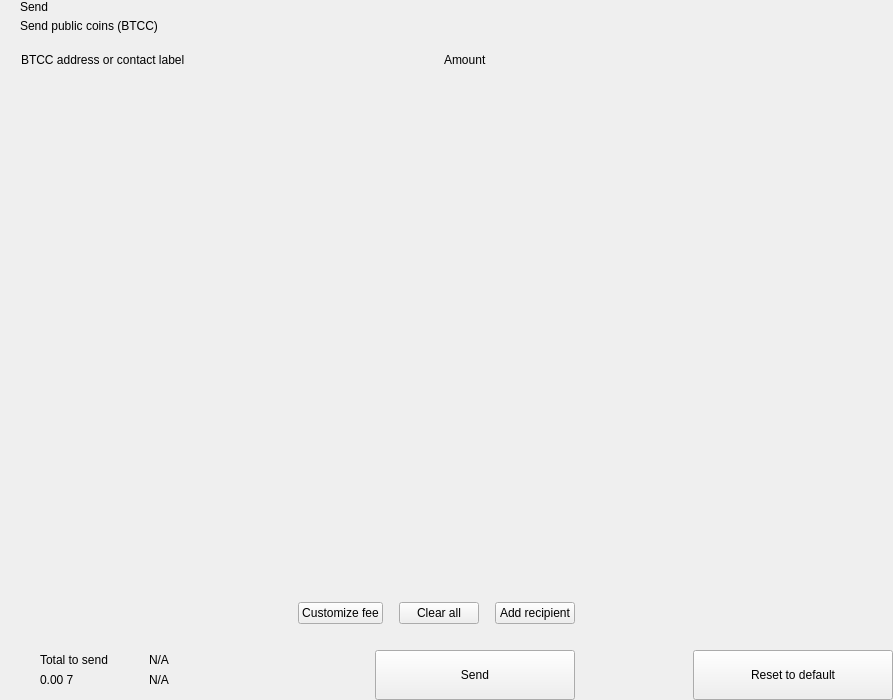
<?xml version="1.0" encoding="UTF-8"?>
<ui version="4.0">
 <class>send</class>
 <widget class="QWidget" name="send">
  <property name="geometry">
   <rect>
    <x>0</x>
    <y>0</y>
    <width>893</width>
    <height>700</height>
   </rect>
  </property>
  <property name="windowTitle">
   <string>Form</string>
  </property>
  <layout class="QHBoxLayout" name="horizontalLayout_2" stretch="2,1">
   <property name="spacing">
    <number>0</number>
   </property>
   <property name="leftMargin">
    <number>0</number>
   </property>
   <property name="topMargin">
    <number>0</number>
   </property>
   <property name="rightMargin">
    <number>0</number>
   </property>
   <property name="bottomMargin">
    <number>0</number>
   </property>
   <item>
    <widget class="QWidget" name="left" native="true">
     <layout class="QVBoxLayout" name="verticalLayout_3">
      <property name="spacing">
       <number>0</number>
      </property>
      <property name="leftMargin">
       <number>0</number>
      </property>
      <property name="topMargin">
       <number>0</number>
      </property>
      <property name="rightMargin">
       <number>0</number>
      </property>
      <property name="bottomMargin">
       <number>0</number>
      </property>
      <item>
       <layout class="QVBoxLayout" name="verticalLayout_22" stretch="0,0,0,1,0,0,0,0">
        <property name="spacing">
         <number>0</number>
        </property>
        <item>
         <layout class="QHBoxLayout" name="horizontalLayout_3">
          <property name="spacing">
           <number>0</number>
          </property>
          <property name="leftMargin">
           <number>20</number>
          </property>
          <property name="rightMargin">
           <number>20</number>
          </property>
          <item>
           <layout class="QVBoxLayout" name="verticalLayout">
            <property name="spacing">
             <number>5</number>
            </property>
            <item>
             <widget class="QLabel" name="labelTitle">
              <property name="text">
               <string>Send</string>
              </property>
              <property name="alignment">
               <set>Qt::AlignLeading|Qt::AlignLeft|Qt::AlignVCenter</set>
              </property>
             </widget>
            </item>
            <item>
             <widget class="QLabel" name="labelSubtitle1">
              <property name="text">
               <string>Send public coins (BTCC)</string>
              </property>
             </widget>
            </item>
           </layout>
          </item>
          <item>
           <spacer name="horizontalSpacer">
            <property name="orientation">
             <enum>Qt::Horizontal</enum>
            </property>
            <property name="sizeHint" stdset="0">
             <size>
              <width>40</width>
              <height>20</height>
             </size>
            </property>
           </spacer>
          </item>
         </layout>
        </item>
        <item>
         <spacer name="verticalSpacer_2">
          <property name="orientation">
           <enum>Qt::Vertical</enum>
          </property>
          <property name="sizeType">
           <enum>QSizePolicy::Fixed</enum>
          </property>
          <property name="sizeHint" stdset="0">
           <size>
            <width>20</width>
            <height>20</height>
           </size>
          </property>
         </spacer>
        </item>
        <item>
         <layout class="QHBoxLayout" name="horizontalLayout" stretch="6,0,2">
          <property name="spacing">
           <number>0</number>
          </property>
          <property name="leftMargin">
           <number>10</number>
          </property>
          <property name="topMargin">
           <number>0</number>
          </property>
          <property name="rightMargin">
           <number>20</number>
          </property>
          <property name="bottomMargin">
           <number>0</number>
          </property>
          <item>
           <widget class="QLabel" name="labelSubtitleAddress">
            <property name="styleSheet">
             <string notr="true">margin-left:8px;</string>
            </property>
            <property name="text">
             <string>BTCC address or contact label</string>
            </property>
           </widget>
          </item>
          <item>
           <spacer name="horizontalSpacer_3">
            <property name="orientation">
             <enum>Qt::Horizontal</enum>
            </property>
            <property name="sizeType">
             <enum>QSizePolicy::Fixed</enum>
            </property>
            <property name="sizeHint" stdset="0">
             <size>
              <width>40</width>
              <height>1</height>
             </size>
            </property>
           </spacer>
          </item>
          <item>
           <widget class="QLabel" name="labelSubtitleAmount">
            <property name="text">
             <string>Amount</string>
            </property>
           </widget>
          </item>
         </layout>
        </item>
        <item>
         <widget class="QScrollArea" name="scrollArea">
          <property name="minimumSize">
           <size>
            <width>0</width>
            <height>350</height>
           </size>
          </property>
          <property name="styleSheet">
           <string notr="true">#scrollArea {
            background:transparent;
            margin-top:10px;
}</string>
          </property>
          <property name="horizontalScrollBarPolicy">
           <enum>Qt::ScrollBarAlwaysOff</enum>
          </property>
          <property name="sizeAdjustPolicy">
           <enum>QAbstractScrollArea::AdjustIgnored</enum>
          </property>
          <property name="widgetResizable">
           <bool>true</bool>
          </property>
          <property name="alignment">
           <set>Qt::AlignLeading|Qt::AlignLeft|Qt::AlignTop</set>
          </property>
          <widget class="QWidget" name="scrollAreaWidgetContents">
           <property name="geometry">
            <rect>
             <x>0</x>
             <y>0</y>
             <width>591</width>
             <height>16</height>
            </rect>
           </property>
           <property name="sizePolicy">
            <sizepolicy hsizetype="Preferred" vsizetype="Maximum">
             <horstretch>0</horstretch>
             <verstretch>0</verstretch>
            </sizepolicy>
           </property>
           <property name="autoFillBackground">
            <bool>false</bool>
           </property>
           <property name="styleSheet">
            <string notr="true">#scrollAreaWidgetContents {
             background:transparent;
             }</string>
           </property>
           <layout class="QVBoxLayout" name="verticalLayout_7">
            <property name="spacing">
             <number>0</number>
            </property>
            <property name="sizeConstraint">
             <enum>QLayout::SetDefaultConstraint</enum>
            </property>
            <property name="leftMargin">
             <number>0</number>
            </property>
            <property name="topMargin">
             <number>0</number>
            </property>
            <property name="rightMargin">
             <number>0</number>
            </property>
            <property name="bottomMargin">
             <number>0</number>
            </property>
           </layout>
          </widget>
         </widget>
        </item>
        <item>
         <spacer name="verticalSpacer_4">
          <property name="orientation">
           <enum>Qt::Vertical</enum>
          </property>
          <property name="sizeType">
           <enum>QSizePolicy::Fixed</enum>
          </property>
          <property name="sizeHint" stdset="0">
           <size>
            <width>20</width>
            <height>20</height>
           </size>
          </property>
         </spacer>
        </item>
        <item>
         <layout class="QHBoxLayout" name="horizontalLayout_20">
          <property name="spacing">
           <number>6</number>
          </property>
          <property name="leftMargin">
           <number>20</number>
          </property>
          <property name="rightMargin">
           <number>20</number>
          </property>
          <item>
           <spacer name="horizontalSpacer_4">
            <property name="orientation">
             <enum>Qt::Horizontal</enum>
            </property>
            <property name="sizeHint" stdset="0">
             <size>
              <width>10</width>
              <height>20</height>
             </size>
            </property>
           </spacer>
          </item>
          <item>
           <widget class="QPushButton" name="pushButtonFee">
            <property name="focusPolicy">
             <enum>Qt::NoFocus</enum>
            </property>
            <property name="text">
             <string>Customize fee</string>
            </property>
           </widget>
          </item>
          <item>
           <spacer name="horizontalSpacer_11">
            <property name="orientation">
             <enum>Qt::Horizontal</enum>
            </property>
            <property name="sizeType">
             <enum>QSizePolicy::Minimum</enum>
            </property>
            <property name="sizeHint" stdset="0">
             <size>
              <width>10</width>
              <height>20</height>
             </size>
            </property>
           </spacer>
          </item>
          <item>
           <widget class="QPushButton" name="pushButtonClear">
            <property name="focusPolicy">
             <enum>Qt::NoFocus</enum>
            </property>
            <property name="layoutDirection">
             <enum>Qt::RightToLeft</enum>
            </property>
            <property name="text">
             <string>Clear all</string>
            </property>
           </widget>
          </item>
          <item>
           <spacer name="horizontalSpacer_6">
            <property name="orientation">
             <enum>Qt::Horizontal</enum>
            </property>
            <property name="sizeType">
             <enum>QSizePolicy::Fixed</enum>
            </property>
            <property name="sizeHint" stdset="0">
             <size>
              <width>10</width>
              <height>20</height>
             </size>
            </property>
           </spacer>
          </item>
          <item>
           <widget class="QPushButton" name="pushButtonAddRecipient">
            <property name="focusPolicy">
             <enum>Qt::NoFocus</enum>
            </property>
            <property name="text">
             <string>Add recipient</string>
            </property>
           </widget>
          </item>
         </layout>
        </item>
        <item>
         <spacer name="verticalSpacer">
          <property name="orientation">
           <enum>Qt::Vertical</enum>
          </property>
          <property name="sizeType">
           <enum>QSizePolicy::Fixed</enum>
          </property>
          <property name="sizeHint" stdset="0">
           <size>
            <width>20</width>
            <height>16</height>
           </size>
          </property>
         </spacer>
        </item>
        <item>
         <layout class="QHBoxLayout" name="horizontalLayout_7">
          <property name="rightMargin">
           <number>20</number>
          </property>
          <item>
           <layout class="QHBoxLayout" name="horizontalLayout_10">
            <property name="spacing">
             <number>0</number>
            </property>
            <property name="leftMargin">
             <number>8</number>
            </property>
            <item>
             <widget class="QStackedWidget" name="stackedWidget">
              <property name="minimumSize">
               <size>
                <width>0</width>
                <height>60</height>
               </size>
              </property>
              <property name="maximumSize">
               <size>
                <width>16777215</width>
                <height>60</height>
               </size>
              </property>
              <widget class="QWidget" name="page1">
               <layout class="QVBoxLayout" name="verticalLayout_71" stretch="0">
                <property name="spacing">
                 <number>6</number>
                </property>
                <property name="leftMargin">
                 <number>12</number>
                </property>
                <property name="topMargin">
                 <number>0</number>
                </property>
                <property name="rightMargin">
                 <number>0</number>
                </property>
                <property name="bottomMargin">
                 <number>0</number>
                </property>
                <item>
                 <widget class="QWidget" name="coinWidget" native="true">
                  <property name="minimumSize">
                   <size>
                    <width>0</width>
                    <height>60</height>
                   </size>
                  </property>
                  <property name="maximumSize">
                   <size>
                    <width>16777215</width>
                    <height>60</height>
                   </size>
                  </property>
                  <layout class="QHBoxLayout" name="horizontalLayout_9">
                   <property name="spacing">
                    <number>0</number>
                   </property>
                   <property name="leftMargin">
                    <number>20</number>
                   </property>
                   <property name="topMargin">
                    <number>10</number>
                   </property>
                   <property name="rightMargin">
                    <number>20</number>
                   </property>
                   <property name="bottomMargin">
                    <number>10</number>
                   </property>
                   <item>
                    <layout class="QVBoxLayout" name="verticalSend">
                     <property name="spacing">
                      <number>0</number>
                     </property>
                     <item>
                      <widget class="QLabel" name="labelTitleTotalSend">
                       <property name="text">
                        <string>Total to send</string>
                       </property>
                      </widget>
                     </item>
                     <item>
                      <widget class="QLabel" name="labelAmountSend">
                       <property name="text">
                        <string notr="true">0.00 7</string>
                       </property>
                      </widget>
                     </item>
                    </layout>
                   </item>
                   <item>
                    <spacer name="horizontalSpacer_9">
                     <property name="orientation">
                      <enum>Qt::Horizontal</enum>
                     </property>
                     <property name="sizeType">
                      <enum>QSizePolicy::Fixed</enum>
                     </property>
                     <property name="sizeHint" stdset="0">
                      <size>
                       <width>20</width>
                       <height>20</height>
                      </size>
                     </property>
                    </spacer>
                   </item>
                   <item>
                    <widget class="QLabel" name="labelLine">
                     <property name="minimumSize">
                      <size>
                       <width>1</width>
                       <height>0</height>
                      </size>
                     </property>
                     <property name="maximumSize">
                      <size>
                       <width>1</width>
                       <height>16777215</height>
                      </size>
                     </property>
                     <property name="text">
                      <string/>
                     </property>
                    </widget>
                   </item>
                   <item>
                    <spacer name="horizontalSpacer_10">
                     <property name="orientation">
                      <enum>Qt::Horizontal</enum>
                     </property>
                     <property name="sizeType">
                      <enum>QSizePolicy::Fixed</enum>
                     </property>
                     <property name="sizeHint" stdset="0">
                      <size>
                       <width>20</width>
                       <height>20</height>
                      </size>
                     </property>
                    </spacer>
                   </item>
                   <item>
                    <layout class="QVBoxLayout" name="verticalRemaining">
                     <property name="spacing">
                      <number>0</number>
                     </property>
                     <item>
                      <widget class="QLabel" name="labelTitleTotalRemaining">
                       <property name="text">
                        <string notr="true">N/A</string>
                       </property>
                      </widget>
                     </item>
                     <item>
                      <widget class="QLabel" name="labelAmountRemaining">
                       <property name="text">
                        <string notr="true">N/A</string>
                       </property>
                      </widget>
                     </item>
                    </layout>
                   </item>
                  </layout>
                 </widget>
                </item>
               </layout>
              </widget>
              <widget class="QWidget" name="page_2"/>
             </widget>
            </item>
           </layout>
          </item>
          <item>
           <spacer name="horizontalSpacer_5">
            <property name="orientation">
             <enum>Qt::Horizontal</enum>
            </property>
            <property name="sizeType">
             <enum>QSizePolicy::Expanding</enum>
            </property>
            <property name="sizeHint" stdset="0">
             <size>
              <width>40</width>
              <height>20</height>
             </size>
            </property>
           </spacer>
          </item>
          <item alignment="Qt::AlignBottom">
           <widget class="QPushButton" name="pushButtonSave">
            <property name="minimumSize">
             <size>
              <width>200</width>
              <height>50</height>
             </size>
            </property>
            <property name="maximumSize">
             <size>
              <width>200</width>
              <height>50</height>
             </size>
            </property>
            <property name="focusPolicy">
             <enum>Qt::NoFocus</enum>
            </property>
            <property name="text">
             <string>Send</string>
            </property>
           </widget>
          </item>
         </layout>
        </item>
       </layout>
      </item>
     </layout>
    </widget>
   </item>
   <item>
    <widget class="QWidget" name="right" native="true">
     <layout class="QVBoxLayout" name="verticalLayout_5">
      <property name="leftMargin">
       <number>0</number>
      </property>
      <property name="topMargin">
       <number>0</number>
      </property>
      <property name="rightMargin">
       <number>0</number>
      </property>
      <property name="bottomMargin">
       <number>0</number>
      </property>
      <item>
       <layout class="QVBoxLayout" name="verticalLayout_4">
        <property name="spacing">
         <number>6</number>
        </property>
        <item>
         <widget class="OptionButton" name="btnCoinControl" native="true">
          <property name="minimumSize">
           <size>
            <width>0</width>
            <height>50</height>
           </size>
          </property>
         </widget>
        </item>
        <item>
         <widget class="OptionButton" name="btnChangeAddress" native="true">
          <property name="minimumSize">
           <size>
            <width>0</width>
            <height>50</height>
           </size>
          </property>
         </widget>
        </item>
        <item>
         <widget class="OptionButton" name="btnUri" native="true">
          <property name="minimumSize">
           <size>
            <width>0</width>
            <height>50</height>
           </size>
          </property>
         </widget>
        </item>
        <item>
         <spacer name="verticalSpacer_5">
          <property name="orientation">
           <enum>Qt::Vertical</enum>
          </property>
          <property name="sizeHint" stdset="0">
           <size>
            <width>20</width>
            <height>40</height>
           </size>
          </property>
         </spacer>
        </item>
        <item>
         <layout class="QHBoxLayout" name="horizontalLayout_8">
          <item>
           <spacer name="horizontalSpacer_7">
            <property name="orientation">
             <enum>Qt::Horizontal</enum>
            </property>
            <property name="sizeHint" stdset="0">
             <size>
              <width>40</width>
              <height>20</height>
             </size>
            </property>
           </spacer>
          </item>
          <item>
           <widget class="QPushButton" name="pushButtonReset">
            <property name="minimumSize">
             <size>
              <width>200</width>
              <height>50</height>
             </size>
            </property>
            <property name="maximumSize">
             <size>
              <width>200</width>
              <height>50</height>
             </size>
            </property>
            <property name="focusPolicy">
             <enum>Qt::NoFocus</enum>
            </property>
            <property name="text">
             <string>Reset to default</string>
            </property>
           </widget>
          </item>
         </layout>
        </item>
       </layout>
      </item>
     </layout>
    </widget>
   </item>
  </layout>
 </widget>
 <customwidgets>
  <customwidget>
   <class>OptionButton</class>
   <extends>QWidget</extends>
   <header>qt/pivx/optionbutton.h</header>
   <container>1</container>
  </customwidget>
 </customwidgets>
 <resources/>
 <connections/>
</ui>
